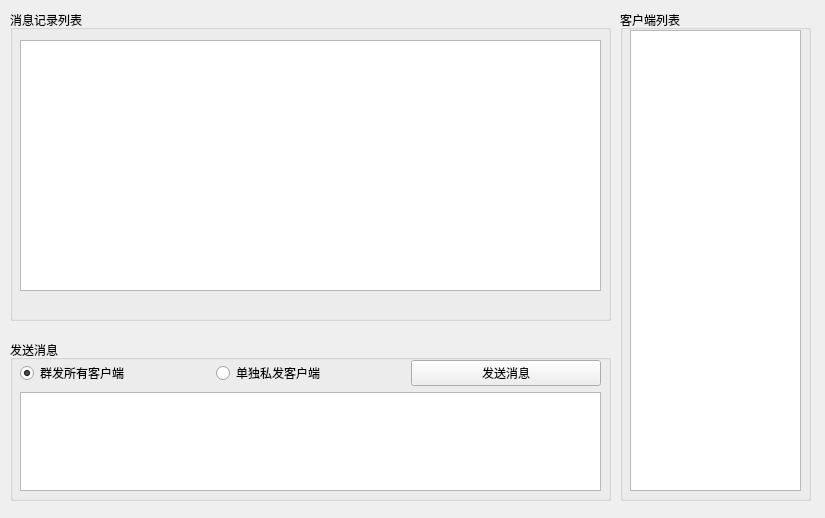
<?xml version="1.0" encoding="UTF-8"?>
<ui version="4.0">
 <class>Widget</class>
 <widget class="QWidget" name="Widget">
  <property name="geometry">
   <rect>
    <x>0</x>
    <y>0</y>
    <width>825</width>
    <height>518</height>
   </rect>
  </property>
  <property name="windowTitle">
   <string>Websocket服务器--测试版</string>
  </property>
  <widget class="QGroupBox" name="groupBox">
   <property name="geometry">
    <rect>
     <x>10</x>
     <y>10</y>
     <width>601</width>
     <height>311</height>
    </rect>
   </property>
   <property name="title">
    <string>消息记录列表</string>
   </property>
   <widget class="QTextEdit" name="textEdit_MsgList">
    <property name="geometry">
     <rect>
      <x>10</x>
      <y>30</y>
      <width>581</width>
      <height>251</height>
     </rect>
    </property>
   </widget>
  </widget>
  <widget class="QGroupBox" name="groupBox_2">
   <property name="geometry">
    <rect>
     <x>10</x>
     <y>340</y>
     <width>601</width>
     <height>161</height>
    </rect>
   </property>
   <property name="title">
    <string>发送消息</string>
   </property>
   <widget class="QWidget" name="">
    <property name="geometry">
     <rect>
      <x>10</x>
      <y>20</y>
      <width>581</width>
      <height>131</height>
     </rect>
    </property>
    <layout class="QVBoxLayout" name="verticalLayout">
     <item>
      <layout class="QHBoxLayout" name="horizontalLayout">
       <item>
        <widget class="QRadioButton" name="radioButton_SendAll">
         <property name="text">
          <string>群发所有客户端</string>
         </property>
         <property name="checked">
          <bool>true</bool>
         </property>
        </widget>
       </item>
       <item>
        <widget class="QRadioButton" name="radioButton_SendSigle">
         <property name="text">
          <string>单独私发客户端</string>
         </property>
        </widget>
       </item>
       <item>
        <widget class="QPushButton" name="pushButton_SendData">
         <property name="text">
          <string>发送消息</string>
         </property>
        </widget>
       </item>
      </layout>
     </item>
     <item>
      <widget class="QTextEdit" name="textEdit_SendData"/>
     </item>
    </layout>
   </widget>
  </widget>
  <widget class="QGroupBox" name="groupBox_3">
   <property name="geometry">
    <rect>
     <x>620</x>
     <y>10</y>
     <width>191</width>
     <height>491</height>
    </rect>
   </property>
   <property name="title">
    <string>客户端列表</string>
   </property>
   <widget class="QListWidget" name="listWidget_client">
    <property name="geometry">
     <rect>
      <x>10</x>
      <y>20</y>
      <width>171</width>
      <height>461</height>
     </rect>
    </property>
   </widget>
  </widget>
 </widget>
 <resources/>
 <connections/>
</ui>
